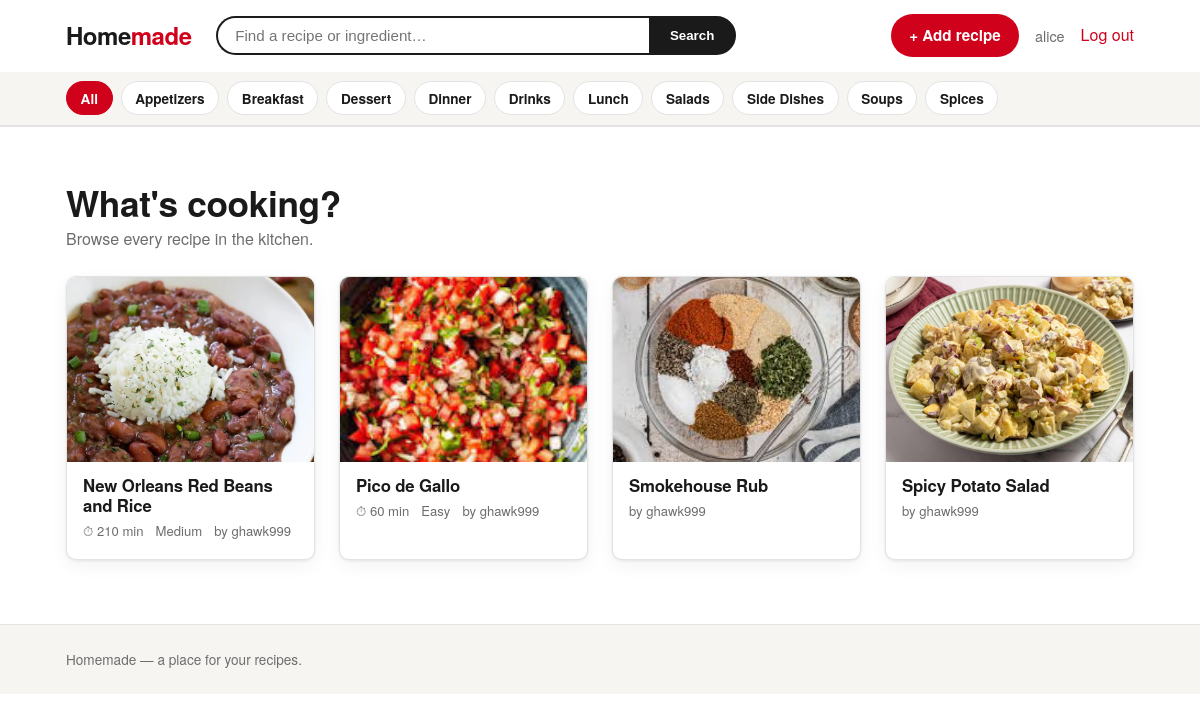
Screenshot of / (signed in) with the database file from the repository.
### accounts/models.py (models this page shows)
class User(AbstractUser):
    pass

### cookbook/models.py (models this page shows, shortened)
class Category(models.Model):
    name = models.CharField(max_length=100, unique=True)
    slug = models.SlugField(max_length=100, unique=True, blank=True)
    class Meta:
        ordering = ['name']
        verbose_name_plural = 'categories'
    def get_absolute_url(self):
        return reverse('cookbook:category_detail', kwargs={'slug': self.slug})

class Recipe(models.Model):
    class Difficulty(models.TextChoices):
        EASY = 'easy', 'Easy'
        MEDIUM = 'medium', 'Medium'
        HARD = 'hard', 'Hard'
    author = models.ForeignKey(
        settings.AUTH_USER_MODEL,
        on_delete=models.CASCADE,
        related_name='recipes',
    )
    name = models.CharField(max_length=200)
    description = models.TextField(blank=True)
    categories = models.ManyToManyField(
        Category, related_name='recipes', blank=True
    )
    cuisine = models.CharField(max_length=100, blank=True)
    prep_minutes = models.PositiveIntegerField(null=True, blank=True)
    cook_minutes = models.PositiveIntegerField(null=True, blank=True)
    servings = models.PositiveIntegerField(null=True, blank=True)
    difficulty = models.CharField(
        max_length=10, choices=Difficulty.choices, blank=True
    )
    calories = models.PositiveIntegerField(null=True, blank=True)
    protein_g = models.PositiveIntegerField(null=True, blank=True)
    carbs_g = models.PositiveIntegerField(null=True, blank=True)
    fat_g = models.PositiveIntegerField(null=True, blank=True)
    created_at = models.DateTimeField(auto_now_add=True)
    updated_at = models.DateTimeField(auto_now=True)
    class Meta:
        ordering = ['-created_at']
    def get_absolute_url(self):
        return reverse('cookbook:recipe_detail', kwargs={'pk': self.pk})
    @property
    def total_minutes(self):
        if self.prep_minutes is None and self.cook_minutes is None:
            return None
        return (self.prep_minutes or 0) + (self.cook_minutes or 0)

class RecipePhoto(models.Model):
    recipe = models.ForeignKey(
        Recipe, on_delete=models.CASCADE, related_name='photos'
    )
    image = models.ImageField(upload_to='recipes/%Y/%m/')
    caption = models.CharField(max_length=200, blank=True)
    order = models.PositiveIntegerField(default=0)
    class Meta:
        ordering = ['order', 'id']

### cookbook/views.py (the view, shortened to what this page needs)
# urls.py: path('', RecipeListView.as_view(), name='recipe_list'),
class RecipeListView(ListView):
    model = Recipe
    template_name = 'cookbook/recipe_list.html'
    context_object_name = 'recipes'
    paginate_by = 12
    def get_category(self):
        slug = self.kwargs.get('slug')
        if slug:
            return get_object_or_404(Category, slug=slug)
        return None
    def get_queryset(self):
        qs = (
            Recipe.objects
            .select_related('author')
            .prefetch_related('photos', 'categories')
        )
        category = self.get_category()
        if category:
            qs = qs.filter(categories=category)
        query = self.request.GET.get('q', '').strip()
        return qs
    def get_context_data(self, **kwargs):
        ctx = super().get_context_data(**kwargs)
        ctx['query'] = self.request.GET.get('q', '').strip()
        ctx['category'] = self.get_category()
        ctx['categories'] = Category.objects.all()
        return ctx

### templates/cookbook/recipe_list.html (shortened to what this page needs)
{% extends 'base.html' %}
{% block content %}
{% if query %}
    <h1>Results for &ldquo;{{ query }}&rdquo;</h1>
    <p class="meta">{{ paginator.count }} recipe{{ paginator.count|pluralize }} found</p>
{% elif category %}
    <h1>{{ category.name }}</h1>
    <p class="meta">{{ paginator.count }} recipe{{ paginator.count|pluralize }}</p>
{% else %}
    <h1 style="font-size:2.2rem;margin-bottom:.25rem;">What's cooking?</h1>
    <p class="meta" style="margin-top:0;font-size:1rem;">Browse every recipe in the kitchen.</p>
{% endif %}
<div class="card-grid" style="margin-top:1.5rem;">
{% for recipe in recipes %}
    <article class="card">
        <a href="{{ recipe.get_absolute_url }}">
            {% with first_photo=recipe.photos.first %}
                {% if first_photo %}
                    <span class="card__media"><img src="{{ first_photo.image.url }}" alt="{{ recipe.name }}"></span>
                {% else %}
                    <span class="card__media placeholder">🍽️</span>
                {% endif %}
            {% endwith %}
            <div class="card__body">
                <h2 class="card__title">{{ recipe.name }}</h2>
                <div class="card__meta">
                    {% if recipe.total_minutes %}<span>⏱ {{ recipe.total_minutes }} min</span>{% endif %}
                    {% if recipe.difficulty %}<span>{{ recipe.get_difficulty_display }}</span>{% endif %}
                    <span>by {{ recipe.author.username }}</span>
                </div>
            </div>
        </a>
    </article>
{% endfor %}
</div>
{% endblock %}

### templates/base.html (shortened to what this page needs)
{% load static %}
<!doctype html>
<html lang="en">
<head>
</head>
<body>
<header class="site-header">
    <div class="site-header__bar">
        <a class="logo" href="{% url 'cookbook:recipe_list' %}">Home<span>made</span></a>
        <form class="search" method="get" action="{% url 'cookbook:recipe_list' %}" role="search">
            <input type="search" name="q" placeholder="Find a recipe or ingredient…"
                   value="{{ query|default:'' }}" aria-label="Search recipes">
            <button type="submit">Search</button>
        </form>
        <nav class="header-nav">
            {% if user.is_authenticated %}
                <a class="button" href="{% url 'cookbook:recipe_create' %}">+ Add recipe</a>
                <span class="who">{{ user.username }}</span>
                <form method="post" action="{% url 'logout' %}" style="margin:0">
                    <button type="submit" class="btn-link">Log out</button>
                </form>
            {% else %}
                <a href="{% url 'login' %}">Log in</a>
                <a class="button" href="{% url 'register' %}">Register</a>
            {% endif %}
        </nav>
    </div>
    {% if categories %}
    <div class="cat-strip">
        <div class="cat-strip__inner">
            <a class="chip {% if not category %}is-active{% endif %}" href="{% url 'cookbook:recipe_list' %}">All</a>
            {% for cat in categories %}
                <a class="chip {% if category and category.pk == cat.pk %}is-active{% endif %}"
                   href="{{ cat.get_absolute_url }}">{{ cat.name }}</a>
            {% endfor %}
        </div>
    </div>
    {% endif %}
</header>
<main class="{% block main_class %}{% endblock %}">
    {% block content %}{% endblock %}
</main>
<footer class="site-footer">
    <div class="site-footer__inner">
        Homemade — a place for your recipes.
    </div>
</footer>
</body>
</html>

### templates/base.html (style rules this page uses)
:root { --accent: #d0021b; --accent-dark: #a80016; --ink: #1a1a1a; --muted: #6d6d6d; --line: #e3e3e3; --bg: #ffffff; --bg-soft: #f7f5f2; --radius: 10px; --shadow: 0 1px 3px rgba(0,0,0,.08), 0 6px 18px rgba(0,0,0,.05); }
* { box-sizing: border-box; }
body { font-family: "Helvetica Neue", Helvetica, Arial, sans-serif; margin: 0; color: var(--ink); background: var(--bg); line-height: 1.55; }
a { color: var(--accent); text-decoration: none; }
h1, h2, h3 { font-weight: 800; letter-spacing: -.01em; line-height: 1.15; }
.site-header { border-bottom: 1px solid var(--line); position: sticky; top: 0; background: var(--bg); z-index: 20; }
.site-header__bar { max-width: 1100px; margin: 0 auto; padding: .9rem 1rem; display: flex; align-items: center; gap: 1.5rem; }
.logo { font-size: 1.5rem; font-weight: 900; color: var(--ink); letter-spacing: -.02em; white-space: nowrap; }
.logo span { color: var(--accent); }
.search { flex: 1; display: flex; max-width: 520px; }
.search input { flex: 1; border: 2px solid var(--ink); border-right: 0; border-radius: 999px 0 0 999px; padding: .55rem 1.1rem; font-size: .95rem; outline: none; }
.search button { border: 2px solid var(--ink); background: var(--ink); color: #fff; border-radius: 0 999px 999px 0; padding: 0 1.2rem; font-weight: 700; cursor: pointer; }
.header-nav { display: flex; align-items: center; gap: 1rem; margin-left: auto; white-space: nowrap; }
.header-nav .who { color: var(--muted); font-size: .9rem; }
.btn-link { background: none; border: 0; color: var(--accent); padding: 0; cursor: pointer; font: inherit; }
.cat-strip { background: var(--bg-soft); border-bottom: 1px solid var(--line); }
.cat-strip__inner { max-width: 1100px; margin: 0 auto; padding: .6rem 1rem; display: flex; gap: .5rem; overflow-x: auto; align-items: center; }
.chip { display: inline-block; padding: .35rem .85rem; border-radius: 999px; background: #fff; border: 1px solid var(--line); color: var(--ink); font-size: .85rem; font-weight: 600; white-space: nowrap; }
.chip.is-active { background: var(--accent); border-color: var(--accent); color: #fff; }
main { max-width: 1100px; margin: 0 auto; padding: 2rem 1rem 4rem; }
.button { display: inline-block; background: var(--accent); color: #fff; padding: .6rem 1.15rem; border: 0; border-radius: 999px; cursor: pointer; font-weight: 700; font-size: .95rem; }
.card-grid { display: grid; grid-template-columns: repeat(auto-fill, minmax(230px, 1fr)); gap: 1.5rem; }
.card { background: #fff; border: 1px solid var(--line); border-radius: var(--radius); overflow: hidden; box-shadow: var(--shadow); transition: transform .12s ease, box-shadow .12s ease; }
.card a { color: inherit; }
.card__media { aspect-ratio: 4 / 3; background: var(--bg-soft); display: block; overflow: hidden; }
.card__media img { width: 100%; height: 100%; object-fit: cover; display: block; }
.card__body { padding: .9rem 1rem 1.1rem; }
.card__title { font-size: 1.05rem; margin: 0 0 .35rem; }
.card__meta { color: var(--muted); font-size: .82rem; display: flex; gap: .75rem; flex-wrap: wrap; }
.meta { color: var(--muted); font-size: .9rem; }
.site-footer { border-top: 1px solid var(--line); background: var(--bg-soft); color: var(--muted); }
.site-footer__inner { max-width: 1100px; margin: 0 auto; padding: 1.5rem 1rem; font-size: .85rem; }

### rows the page displays
User: username "alice"
Category: name "Appetizers"
Category: name "Breakfast"
Category: name "Dessert"
Category: name "Dinner"
Category: name "Drinks"
Category: name "Lunch"
Category: name "Salads"
Category: name "Side Dishes"
Category: name "Soups"
Category: name "Spices"
Recipe: photos.first.image (picture), name "New Orleans Red Beans and Rice", total_minutes "210", difficulty "Medium", author.username "ghawk999"
Recipe: photos.first.image (picture), name "Pico de Gallo", total_minutes "60", difficulty "Easy", author.username "ghawk999"
Recipe: photos.first.image (picture), name "Smokehouse Rub", author.username "ghawk999"
Recipe: photos.first.image (picture), name "Spicy Potato Salad", author.username "ghawk999"
